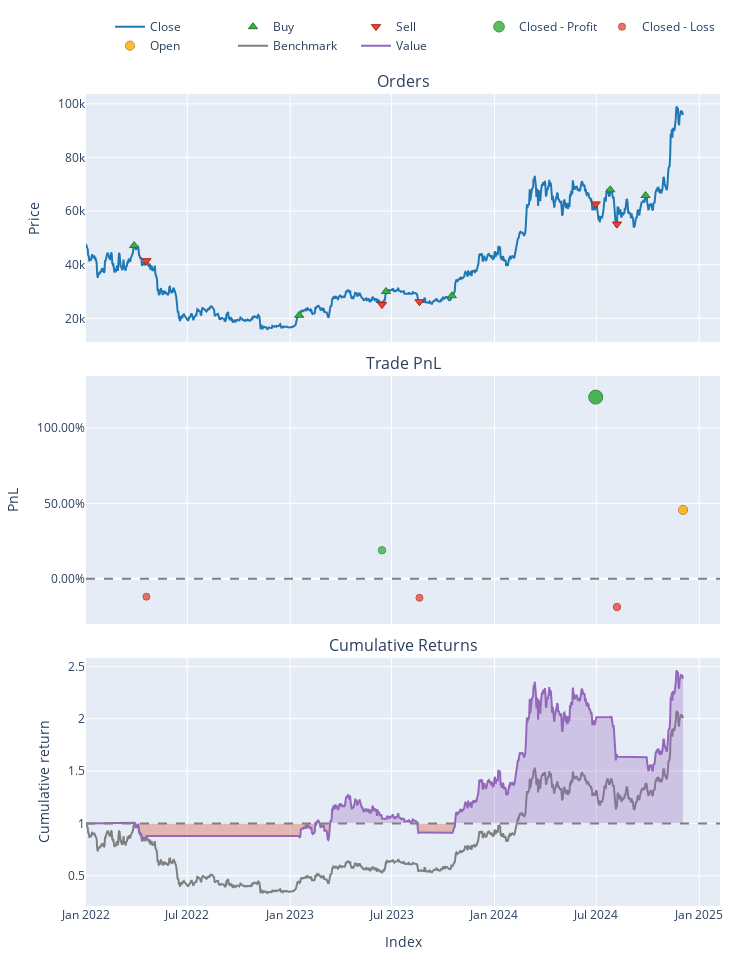

Notebook code for this chart:
### Code cell
pf['BTCUSD'].plot().show()

### Figure 1 — Plotly figure (JSON) as saved in the notebook; plotly's stock layout.template omitted (floating-point values rounded to 4 significant figures; data arrays with more than 128 entries replaced by an {"elided": "..."} marker saying what was removed)
{"data": [{"legendgroup": "0", "line": {"color": "#1f77b4"}, "mode": "lines", "name": "Close", "showlegend": true, "type": "scatter", "uid": "fcdbc5b0-cc31-494a-8862-7d49fbaebf6e", "x": {"elided": "1068 str values"}, "xaxis": "x", "y": {"elided": "1068 float values"}, "yaxis": "y"}, {"customdata": [["0", "2022-03-28 00:00:00+00:00", "2022-03-28 00:00:00+00:00", "2022-03-28 00:00:00+00:00", 0.002121, 47140.0, 0, "Market", "None"], ["2", "2023-01-17 00:00:00+00:00", "2023-01-17 00:00:00+00:00", "2023-01-17 00:00:00+00:00", 0.004165, 21140.0, 0, "Market", "None"], ["4", "2023-06-21 00:00:00+00:00", "2023-06-21 00:00:00+00:00", "2023-06-21 00:00:00+00:00", 0.003489, 30000.0, 0, "Market", "None"], ["6", "2023-10-17 00:00:00+00:00", "2023-10-17 00:00:00+00:00", "2023-10-17 00:00:00+00:00", 0.003216, 28410, 0, "Market", "None"], ["8", "2024-07-26 00:00:00+00:00", "2024-07-26 00:00:00+00:00", "2024-07-26 00:00:00+00:00", 0.002967, 67920.0, 0, "Market", "None"], ["10", "2024-09-27 00:00:00+00:00", "2024-09-27 00:00:00+00:00", "2024-09-27 00:00:00+00:00", 0.002487, 65789, 0, "Market", "None"]], "hovertemplate": "<br>Order Id: %{customdata[0]}\n<br>Signal Index: %{customdata[1]}\n<br>Creation Index: %{customdata[2]}\n<br>Fill Index: %{customdata[3]}\n<br>Size: %{customdata[4]:,}\n<br>Price: %{customdata[5]:,}\n<br>Fees: %{customdata[6]:,}\n<br>Type: %{customdata[7]}\n<br>Stop Type: %{customdata[8]}", "legendgroup": "1", "marker": {"color": "#37B13F", "line": {"color": "rgb(38,123,44)", "width": 1}, "size": 8, "symbol": "triangle-up"}, "mode": "markers", "name": "Buy", "type": "scatter", "uid": "2bb3ee23-eade-43f9-9171-cb08ae9f4db1", "x": ["2022-03-28T00:00:00+00:00", "2023-01-17T00:00:00+00:00", "2023-06-21T00:00:00+00:00", "2023-10-17T00:00:00+00:00", "2024-07-26T00:00:00+00:00", "2024-09-27T00:00:00+00:00"], "xaxis": "x", "y": [47140.0, 21140.0, 30000.0, 28410, 67920.0, 65789], "yaxis": "y"}, {"customdata": [["1", "2022-04-19 00:00:00+00:00", "2022-04-19 00:00:00+00:00", "2022-04-19 00:00:00+00:00", 0.002121, 41500.0, 0, "Market", "None"], ["3", "2023-06-14 00:00:00+00:00", "2023-06-14 00:00:00+00:00", "2023-06-14 00:00:00+00:00", 0.004165, 25120.0, 0, "Market", "None"], ["5", "2023-08-20 00:00:00+00:00", "2023-08-20 00:00:00+00:00", "2023-08-20 00:00:00+00:00", 0.003489, 26190.0, 0, "Market", "None"], ["7", "2024-06-30 00:00:00+00:00", "2024-06-30 00:00:00+00:00", "2024-06-30 00:00:00+00:00", 0.003216, 62670.0, 0, "Market", "None"], ["9", "2024-08-07 00:00:00+00:00", "2024-08-07 00:00:00+00:00", "2024-08-07 00:00:00+00:00", 0.002967, 55150.0, 0, "Market", "None"]], "hovertemplate": "<br>Order Id: %{customdata[0]}\n<br>Signal Index: %{customdata[1]}\n<br>Creation Index: %{customdata[2]}\n<br>Fill Index: %{customdata[3]}\n<br>Size: %{customdata[4]:,}\n<br>Price: %{customdata[5]:,}\n<br>Fees: %{customdata[6]:,}\n<br>Type: %{customdata[7]}\n<br>Stop Type: %{customdata[8]}", "legendgroup": "2", "marker": {"color": "#EA4335", "line": {"color": "rgb(181,31,18)", "width": 1}, "size": 8, "symbol": "triangle-down"}, "mode": "markers", "name": "Sell", "type": "scatter", "uid": "dfb69e4f-6774-4ebf-b449-2768f0c83b27", "x": ["2022-04-19T00:00:00+00:00", "2023-06-14T00:00:00+00:00", "2023-08-20T00:00:00+00:00", "2024-06-30T00:00:00+00:00", "2024-08-07T00:00:00+00:00"], "xaxis": "x", "y": [41500.0, 25120.0, 26190.0, 62670.0, 55150.0], "yaxis": "y"}, {"customdata": [["1", "1", "2023-06-14 00:00:00+00:00", 16.61, 0.1886], ["3", "3", "2024-06-30 00:00:00+00:00", 110.2, 1.206]], "hovertemplate": "<br>Exit Trade Id: %{customdata[0]}\n<br>Position Id: %{customdata[1]}\n<br>Exit Index: %{customdata[2]}\n<br>PnL: %{customdata[3]:,}\n<br>Return: %{customdata[4]:,%}", "legendgroup": "3", "marker": {"color": "#37B13F", "line": {"color": "rgb(38,123,44)", "width": 1}, "opacity": [0.7595, 0.9], "size": [7.445, 14], "symbol": "circle"}, "mode": "markers", "name": "Closed - Profit", "type": "scatter", "uid": "07a04a3b-bbf7-4708-977f-11f05890224f", "x": ["2023-06-14T00:00:00+00:00", "2024-06-30T00:00:00+00:00"], "xaxis": "x2", "y": [0.1886, 1.206], "yaxis": "y2"}, {"customdata": [["0", "0", "2022-04-19 00:00:00+00:00", -11.97, -0.1197], ["2", "2", "2023-08-20 00:00:00+00:00", -13.28, -0.1269], ["4", "4", "2024-08-07 00:00:00+00:00", -37.91, -0.1881]], "hovertemplate": "<br>Exit Trade Id: %{customdata[0]}\n<br>Position Id: %{customdata[1]}\n<br>Exit Index: %{customdata[2]}\n<br>PnL: %{customdata[3]:,}\n<br>Return: %{customdata[4]:,%}", "legendgroup": "4", "marker": {"color": "#EA4335", "line": {"color": "rgb(181,31,18)", "width": 1}, "opacity": [0.75, 0.751, 0.7595], "size": [7, 7.047, 7.441], "symbol": "circle"}, "mode": "markers", "name": "Closed - Loss", "type": "scatter", "uid": "276ad96b-a3c8-489d-807d-7617557a2d1e", "x": ["2022-04-19T00:00:00+00:00", "2023-08-20T00:00:00+00:00", "2024-08-07T00:00:00+00:00"], "xaxis": "x2", "y": [-0.1197, -0.1269, -0.1881], "yaxis": "y2"}, {"customdata": [["5", "5", "2024-12-03 00:00:00+00:00", 74.71, 0.4566]], "hovertemplate": "<br>Exit Trade Id: %{customdata[0]}\n<br>Position Id: %{customdata[1]}\n<br>Exit Index: %{customdata[2]}\n<br>PnL: %{customdata[3]:,}\n<br>Return: %{customdata[4]:,%}", "legendgroup": "5", "marker": {"color": "#FFAA00", "line": {"color": "rgb(178,118,0)", "width": 1}, "opacity": [0.7965], "size": [9.171], "symbol": "circle"}, "mode": "markers", "name": "Open", "type": "scatter", "uid": "799b8887-32c0-4530-9ee3-d8f0b413be11", "x": ["2024-12-03T00:00:00+00:00"], "xaxis": "x2", "y": [0.4566], "yaxis": "y2"}, {"legendgroup": "6", "line": {"color": "#7f7f7f"}, "mode": "lines", "name": "Benchmark", "showlegend": true, "type": "scatter", "uid": "23224d8f-59d4-4709-865d-35ec5b3d6163", "x": {"elided": "1068 str values"}, "xaxis": "x3", "y": {"elided": "1068 float values"}, "yaxis": "y3"}, {"hoverinfo": "skip", "line": {"color": "rgba(0, 0, 0, 0)", "width": 0}, "mode": "lines", "opacity": 0, "showlegend": false, "type": "scatter", "uid": "e3b45968-7592-4100-a28b-d1ac70177168", "x": {"elided": "1068 str values"}, "xaxis": "x3", "y": {"elided": "1068 int values"}, "yaxis": "y3"}, {"connectgaps": false, "fill": "tonexty", "fillcolor": "rgba(148,103,189,0.3000)", "hoverinfo": "skip", "line": {"color": "rgba(0, 0, 0, 0)", "width": 0}, "mode": "lines", "opacity": 0, "showlegend": false, "type": "scatter", "uid": "7523805b-e463-4496-aa48-6afde8efcf78", "x": {"elided": "1068 str values"}, "xaxis": "x3", "y": {"elided": "1068 float values"}, "yaxis": "y3"}, {"hoverinfo": "skip", "line": {"color": "rgba(0, 0, 0, 0)", "width": 0}, "mode": "lines", "opacity": 0, "showlegend": false, "type": "scatter", "uid": "2c2e30ce-204b-4b0a-85d8-467900e4025a", "x": {"elided": "1068 str values"}, "xaxis": "x3", "y": {"elided": "1068 int values"}, "yaxis": "y3"}, {"connectgaps": false, "fill": "tonexty", "fillcolor": "rgba(220,57,18,0.3000)", "hoverinfo": "skip", "line": {"color": "rgba(0, 0, 0, 0)", "width": 0}, "mode": "lines", "opacity": 0, "showlegend": false, "type": "scatter", "uid": "c95d8d14-a15f-459a-8290-6a9ba44130e4", "x": {"elided": "1068 str values"}, "xaxis": "x3", "y": {"elided": "1068 float values"}, "yaxis": "y3"}, {"legendgroup": "7", "line": {"color": "#9467bd"}, "mode": "lines", "name": "Value", "showlegend": true, "type": "scatter", "uid": "f47e2227-1dff-487d-aef3-59baad87c948", "x": {"elided": "1068 str values"}, "xaxis": "x3", "y": {"elided": "1068 float values"}, "yaxis": "y3"}, {"hoverinfo": "skip", "line": {"color": "rgba(0, 0, 0, 0)", "width": 0}, "mode": "lines", "opacity": 0, "showlegend": false, "type": "scatter", "uid": "649b0c2f-82db-4037-b0d2-d08a4c55848a", "x": {"elided": "1068 str values"}, "xaxis": "x3", "y": {"elided": "1068 int values"}, "yaxis": "y3"}], "layout": {"annotations": [{"font": {"size": 16}, "showarrow": false, "text": "Orders", "x": 0.5, "xanchor": "center", "xref": "paper", "y": 1, "yanchor": "bottom", "yref": "paper"}, {"font": {"size": 16}, "showarrow": false, "text": "Trade PnL", "x": 0.5, "xanchor": "center", "xref": "paper", "y": 0.6528, "yanchor": "bottom", "yref": "paper"}, {"font": {"size": 16}, "showarrow": false, "text": "Cumulative Returns", "x": 0.5, "xanchor": "center", "xref": "paper", "y": 0.3056, "yanchor": "bottom", "yref": "paper"}], "height": 960, "legend": {"orientation": "h", "traceorder": "normal", "x": 1, "xanchor": "right", "y": 1.042, "yanchor": "bottom"}, "margin": {"b": 30, "l": 30, "r": 30, "t": 30}, "shapes": [{"line": {"color": "gray", "dash": "dash"}, "type": "line", "x0": 0, "x1": 1, "xref": "paper", "y0": 0, "y1": 0, "yref": "y2"}, {"line": {"color": "gray", "dash": "dash"}, "type": "line", "x0": 0, "x1": 1, "xref": "paper", "y0": 1, "y1": 1, "yref": "y3"}], "showlegend": true, "width": 750, "xaxis": {"anchor": "y", "autorange": true, "domain": [0, 1], "matches": "x3", "range": ["2022-01-01", "2025-02-08 02:08:09.5994"], "showticklabels": false, "type": "date"}, "xaxis2": {"anchor": "y2", "autorange": true, "domain": [0, 1], "matches": "x3", "range": ["2022-01-01", "2025-02-08 02:08:09.5994"], "showticklabels": false, "type": "date"}, "xaxis3": {"anchor": "y3", "autorange": true, "domain": [0, 1], "range": ["2022-01-01", "2025-02-08 02:08:09.5994"], "title": {"text": "Index"}, "type": "date"}, "yaxis": {"anchor": "x", "autorange": true, "domain": [0.6944, 1], "range": [11130.0, 103600.0], "title": {"text": "Price"}, "type": "linear"}, "yaxis2": {"anchor": "x2", "autorange": true, "domain": [0.3472, 0.6528], "range": [-0.3013, 1.346], "tickformat": ".2%", "title": {"text": "PnL"}, "type": "linear"}, "yaxis3": {"anchor": "x3", "autorange": true, "domain": [0, 0.3056], "range": [0.2117, 2.581], "title": {"text": "Cumulative return"}, "type": "linear"}}}
